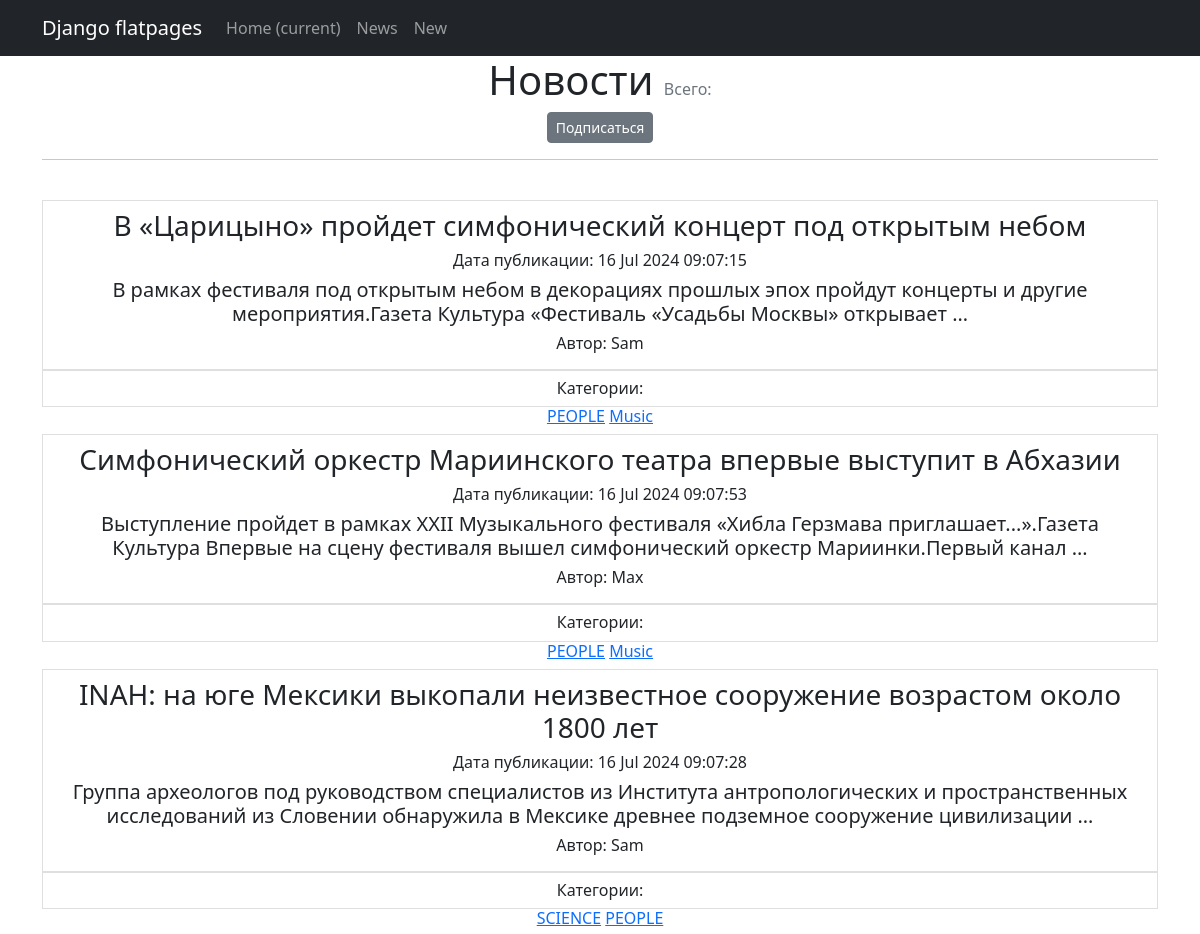
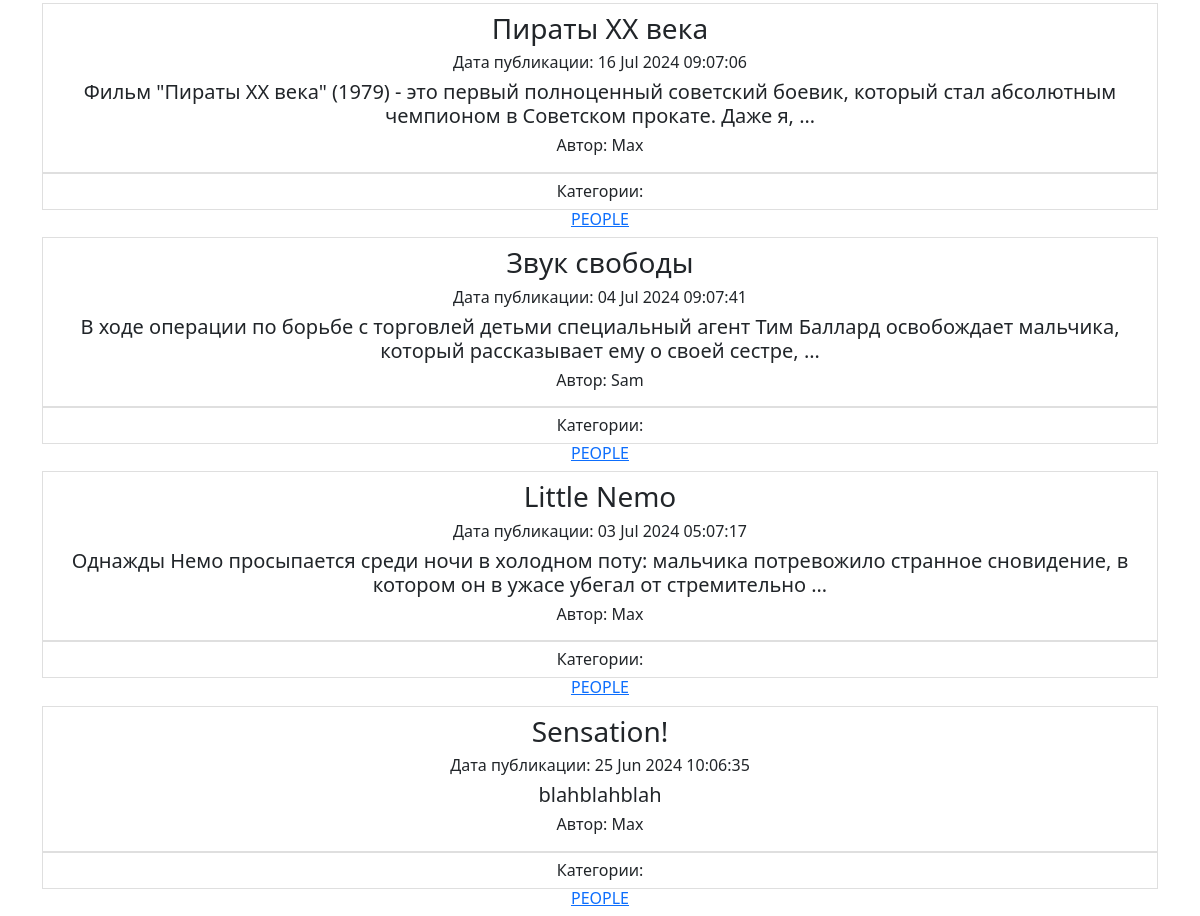
Screenshot of /news/categories/4 with the database file from the repository (2 pictures, top to bottom).
### news/models.py (models this page shows, shortened)
class Post(models.Model):
    author = models.ForeignKey(Author, on_delete=models.CASCADE)
    NEWS = 'NW'
    ARTICLE = 'AR'
    CATEGORY_CHOICES = (
        (NEWS, 'Новость'),
        (ARTICLE, 'Статья')
    )
    categoryType = models.CharField(max_length=2, choices=CATEGORY_CHOICES, default=ARTICLE)
    dateCreation = models.DateTimeField(auto_now_add=True)
    postCategory = models.ManyToManyField(Category, through='PostCategory')
    title = models.CharField(max_length=128, unique=True)
    text = models.TextField()
    rating = models.IntegerField(default=0)

class Author(models.Model):
    user = models.OneToOneField(User, on_delete=models.CASCADE)
    rating = models.IntegerField(default=0)

class Category(models.Model):
    name = models.CharField(max_length=64, unique=True)
    subscribers = models.ManyToManyField(User, related_name='categories')
    def __str__(self):
        return self.name

### news/views.py (the view)
# urls.py: path('categories/<int:pk>', CategoryListView.as_view(), name='category_list'),
class CategoryListView(ListView):
    model = Post
    template_name = 'category_list.html'
    context_object_name = 'category_news_list'
    def get_queryset(self):
        self.category = get_object_or_404(Category, id=self.kwargs['pk'])
        queryset = Post.objects.filter(postCategory=self.category).order_by('-dateCreation')
        return queryset
    def get_context_data(self, **kwargs):
        context = super().get_context_data(**kwargs)
        context['is_not_subscriber'] = self.request.user not in self.category.subscribers.all()
        context['category'] = self.category
        return context

### templates/category_list.html (shortened to what this page needs)
{% extends 'flatpages/default.html' %}
{% load custom_filters %}
{% load custom_tags %}
{% block content %}
<h1 class="text-center">Новости <span class="text-muted fs-6 fw-normal">Всего: {{ page_obj.paginator.count }}</span></h1>
    {% if is_not_subscriber %}
        <p class="text-center"><a href="{% url 'subscriptions' %}" class="btn btn-secondary btn-sm">Подписаться</a></p>
    {% endif %}
<hr>
{% if category_news_list %}
<div class="list-group">
    <br>
    {% for new in category_news_list %}
    <a href="{{ new.id }}" class="list-group-item list-group-item-action">
        <h3 style="..."><span
                style="...">{{ new.title }}</span></h3>
        <h6 style="..."><span
                style="...">Дата публикации: {{ new.dateCreation | date:'d M Y h:m:s' }}</span></h6>
        <h5 style="...">{{ new.text | truncatewords:20 }}</h5>
        <h6 style="..."><span
                style="...">Автор: {{ new.author.user }}</span></h6>
        <h6 style="..."><span
                style="...">Категории: </span>
        {% for cat in new.postCategory.all %}
            <a href="{% url 'category_list' cat.id %}">{{ cat }}</a>
        {% endfor %}</h6>
    </a>
    {% endfor%}
</div>
{% else %}
<h2>Ждем свежие новости</h2>
{% endif %}
{% endblock content %}

### rows the page displays
Post: title "В «Царицыно» пройдет симфонический концерт под открытым небом", dateCreation "16 Jul 2024 09:07:15", text "В рамках фестиваля под открытым небом в декорациях прошлых эпох пройдут концерты и другие мероприятия.Газета Культура «Фестиваль «Усадьбы Москвы» открывает …", author.user "Sam"
Category: name "PEOPLE"
Category: name "Music"
Post: title "Симфонический оркестр Мариинского театра впервые выступит в Абхазии", dateCreation "16 Jul 2024 09:07:53", text "Выступление пройдет в рамках XXII Музыкального фестиваля «Хибла Герзмава приглашает...».Газета Культура Впервые на сцену фестиваля вышел симфонический оркестр Мариинки.Первый канал …", author.user "Max"
Post: title "INAH: на юге Мексики выкопали неизвестное сооружение возрастом около 1800 лет", dateCreation "16 Jul 2024 09:07:28", text "Группа археологов под руководством специалистов из Института антропологических и пространственных исследований из Словении обнаружила в Мексике древнее подземное сооружение цивилизации …", author.user "Sam"
Category: name "SCIENCE"
Post: title "Пираты XX века", dateCreation "16 Jul 2024 09:07:06", text "Фильм \"Пираты XX века\" (1979) - это первый полноценный советский боевик, который стал абсолютным чемпионом в Советском прокате. Даже я, …", author.user "Max"
Post: title "Звук свободы", dateCreation "04 Jul 2024 09:07:41", text "В ходе операции по борьбе с торговлей детьми специальный агент Тим Баллард освобождает мальчика, который рассказывает ему о своей сестре, …", author.user "Sam"
Post: title "Little Nemo", dateCreation "03 Jul 2024 05:07:17", text "Однажды Немо просыпается среди ночи в холодном поту: мальчика потревожило странное сновидение, в котором он в ужасе убегал от стремительно …", author.user "Max"
Post: title "Sensation!", dateCreation "25 Jun 2024 10:06:35", text "blahblahblah", author.user "Max"
